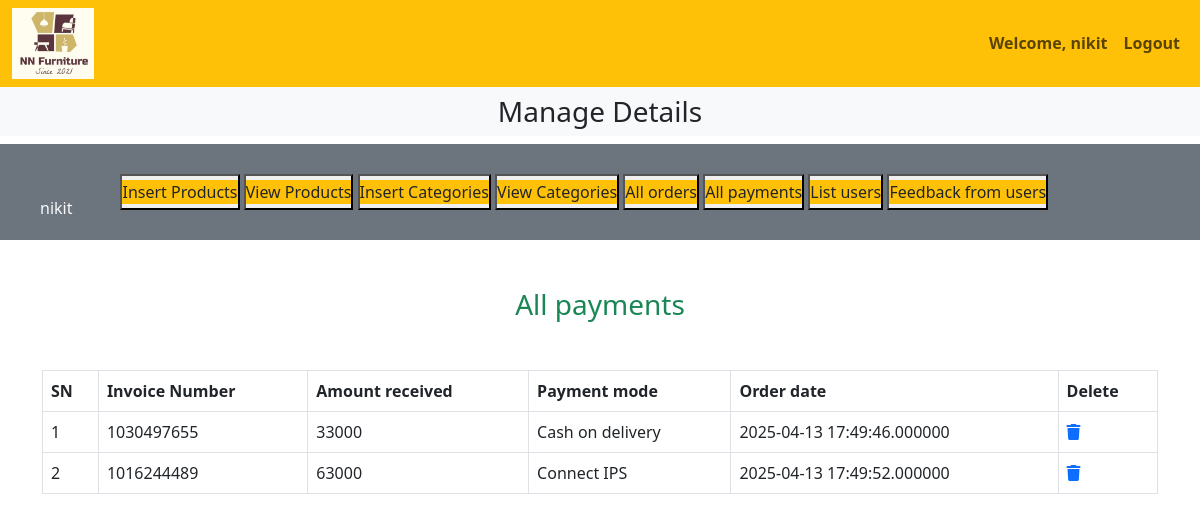
The app's page /admin/adminstore.php?list_payments (signed in) with its own data.
### tables this page shows
CREATE TABLE `user_payments` (
  `payment_id` int(11) NOT NULL,
  `order_id` int(11) NOT NULL,
  `invoice_number` int(255) NOT NULL,
  `amount` int(11) NOT NULL,
  `payment_mode` varchar(100) NOT NULL,
  `date` timestamp(6) NOT NULL DEFAULT current_timestamp(6) ON UPDATE current_timestamp(6)
);

### admin/list_payments.php (the view, shortened to what this page needs)
<h3 class="text-center text-success">All payments</h3>
<table class="table table-bordered mt-5">
    <thead class="bg-warning">
<?php
$get_payments="select * from `user_payments`";
$result=mysqli_query($con,$get_payments);
$row_count=mysqli_num_rows($result);
echo "  <tr>
<th>SN</th>
<th>Invoice Number</th>
<th>Amount received</th>
<th>Payment mode</th>
<th>Order date</th>
<th>Delete</th>
</tr>
</thead>
<tbody>";
if($row_count==0){
    echo "<h2 class='text-center text-danger'>No payments received.</h2>";
}else{
    $number=0;
    while($row_data=mysqli_fetch_assoc($result)){
        $amount=$row_data['amount'];
        $invoice_number=$row_data['invoice_number'];
        $payment_date=$row_data['date'];
        $payment_mode=$row_data['payment_mode'];
        $number++;
        echo " <tr>
        <td>$number</td>
        <td>$invoice_number</td>
        <td>$amount</td>
        <td> $payment_mode</td>
        <td>$payment_date</td>
        <td><a href='adminstore.php?delete_payments'><i class='fa-solid fa-trash'></i></a></td>
    </tr>";
    }
}
?>
    </tbody>
</table>

### style.css (style rules this page uses)
* { margin: 0; padding: 0; box-sizing: border-box; }

### records on screen
user_payments: invoice_number "1030497655", amount "33000", payment_mode "Cash on delivery", date "2025-04-13 17:49:46.000000"
user_payments: invoice_number "1016244489", amount "63000", payment_mode "Connect IPS", date "2025-04-13 17:49:52.000000"

### other values on screen
$_SESSION['admin_name'] "nikit"
